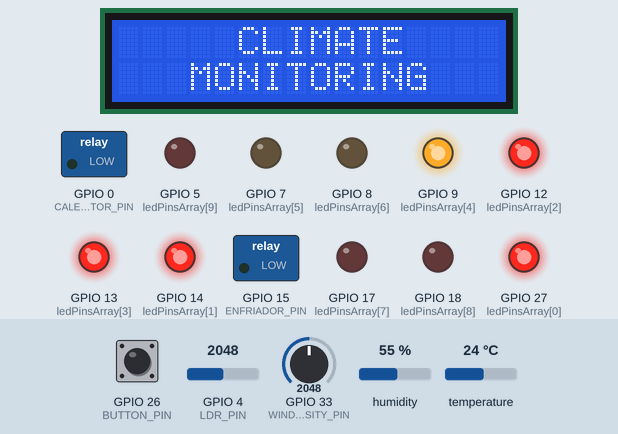
A sketch run on a simulated ESP32. Parts: 16×2 character LCD, switched loads named in the sketch (green lamp = pin HIGH), output pins drawn as LEDs (lit = HIGH). The test bench sets the inputs (shaded band); at power-on: GPIO 26 (BUTTON_PIN) HIGH, GPIO 4 (LDR_PIN) = 2048, GPIO 33 (WIND_INTENSITY_PIN) = 2048, humidity 55 %, temperature 24 °C. What the sketch prints to the serial monitor is not drawn.

Above: at 1.2 s.
1.3 s: GPIO 26 (BUTTON_PIN) pulled LOW for 0.15 s
At 1.6 s:
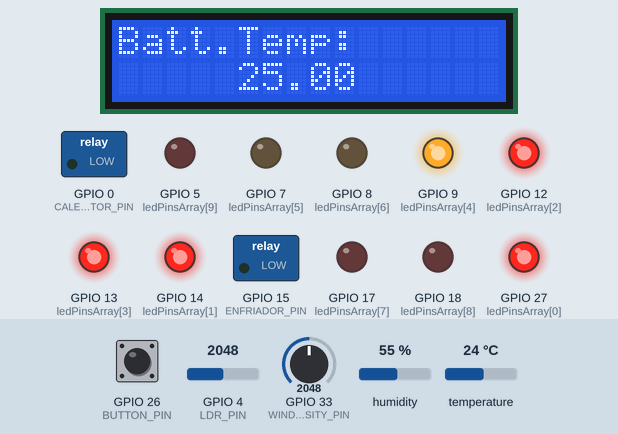
2.9 s: GPIO 26 (BUTTON_PIN) pulled LOW for 1 s
At 4.3 s:
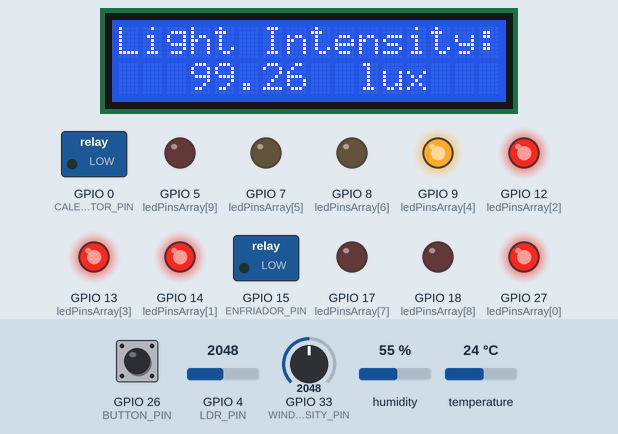
5.4 s: GPIO 26 (BUTTON_PIN) pulled LOW for 0.15 s
At 6.6 s:
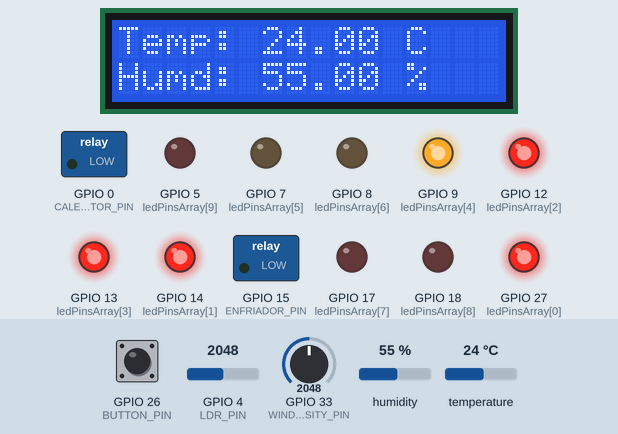
7.0 s: GPIO 26 (BUTTON_PIN) pulled LOW for 3.2 s
At 7.3 s:
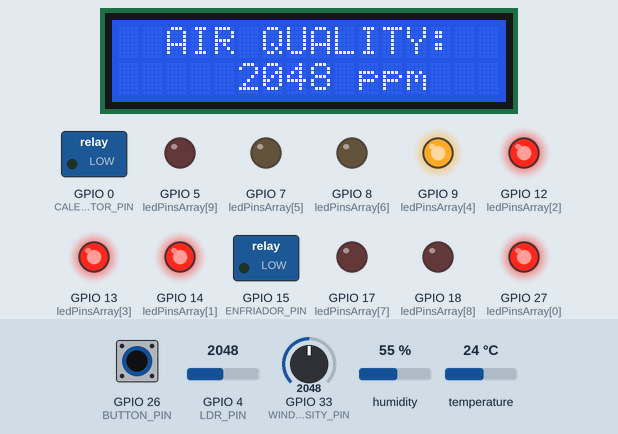
11.7 s: GPIO 26 (BUTTON_PIN) pulled LOW for 0.15 s
At 12.9 s:
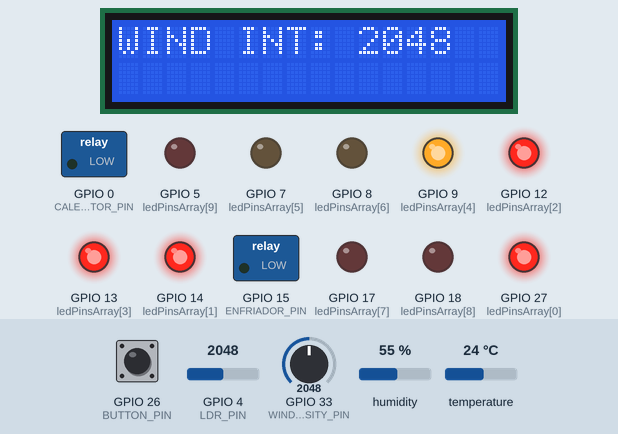
13.3 s: GPIO 26 (BUTTON_PIN) pulled LOW for 1 s
At 14.3 s:
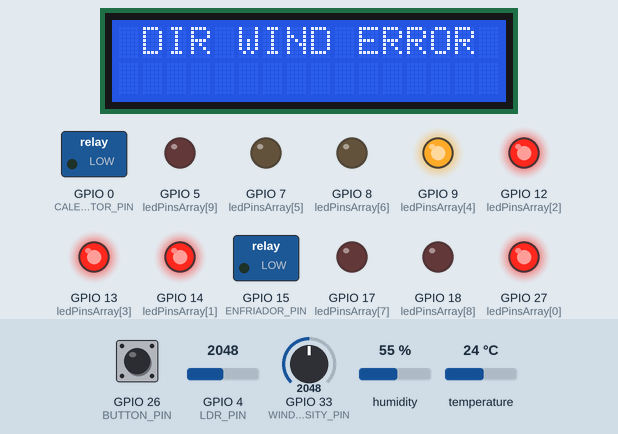
Timing chart, 0 to 16.3 s (numbered marks = the images above; inputs shaded):
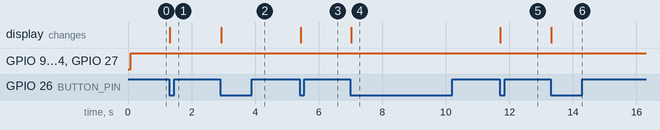

Measured:
- after the input at 1.3 s, the display: changes at once (image 1)
- after the input at 2.9 s, the display: changes at once (image 2)
- after the input at 5.4 s, the display: changes at once (image 3)
- after the input at 7.0 s, the display: changes at once (image 4)
- after the input at 11.7 s, the display: changes at once (image 5)
- after the input at 13.3 s, the display: changes at once (image 6)

The sketch:

Actividad_2.ino
```cpp
#include <Wire.h>
#include <LiquidCrystal_I2C.h>
#include "DHT.h"


#include <Adafruit_MPU6050.h>
#include <Adafruit_Sensor.h>


#define OPTION_NTC          0
#define OPTION_LDR          1
#define OPTION_DHT22        2
#define OPTION_GAS          3
#define OPTION_WIND_INT     4
#define OPTION_WIND_DIR     5
#define OPTION_ACCELGYRO    6


#define DHTPIN              21      // Pin digital conectado al DHT22
#define DHTTYPE DHT22               // Tipo de sensor DHT22
#define SDA_PIN             23      // PIN datos bus I2C
#define SCL_PIN             22      // PIN reloj bus I2C
#define TEMP_PIN            2       // PIN lectura analógica de temperatura
#define LDR_PIN             4       // PIN lectura analógica de intensidad de iluminación
#define CALEFACTOR_PIN      0
#define ENFRIADOR_PIN       15
#define GAS_PIN             34
#define VERT_PIN            35
#define HOR_PIN             32
#define WIND_INTENSITY_PIN  33
#define BUTTON_PIN          26


const float BETA = 3950;              // Beta del NTC
const float SERIES_RESISTOR = 10000;  // Resistencia fija de 10KΩ en el divisor

// Button
const int timeThreshold = 200;
const int intPin = 2;
volatile int ISRCounter = -1;
int counter = 0;
long startTime = 0;

// Caracteristicas LDR
const float GAMMA = 0.7;
const float RL10 = 50;

DHT dht(DHTPIN, DHTTYPE);
LiquidCrystal_I2C lcd(0x27, 16, 2);   //Inicialización del objeto lcd

int selection = -1;
int analogValueNTC = 0;
float celsius = 0.0;
int analogValueLDR = 0;
float voltage = 0;
float resistance = 0;
float lux = 0;
float humedad = 0;
float temperatura = 0;
int analogValueGAS = 0;
int analogValueWIND = 0;
int analogValueVERT = 0;
int analogValueHOR = 0;
int ledBright = 0;

const int ledCount = 10;    // the number of LEDs in the bar graph
int ledPinsArray[] = {
  27, 14, 12, 13, 9, 7, 8, 17, 18, 5
};   // an array of pin numbers to which LEDs are attached

Adafruit_MPU6050 mpu;
sensors_event_t event;

void setup()
{
  pinMode(CALEFACTOR_PIN, OUTPUT);      // Declaración de pin en modo salida
  pinMode(ENFRIADOR_PIN, OUTPUT);       // Declaración de pin en modo salida
  Wire.begin(SDA_PIN, SCL_PIN);         // Configura pines I2C
  Serial.begin(115200);                 // Configura comunicación serie
  dht.begin();                          // Inicia sensor DHT22
  lcd.begin(16,2);                      // Metodo de inicialización del lcd
  lcd.backlight();                      // Inicio de backligt del lcd
  lcd.setCursor(5, 0);                  // Posicionamiento del cursor en la posición (0,0)
  lcd.print("CLIMATE");                 // Muestra de mensaje
  lcd.setCursor(3, 1);                  // Posicionamiento del cursor en la posición (0,1)
  lcd.print("MONITORING");              // Muestra de mensaje
  digitalWrite(CALEFACTOR_PIN, LOW);    // Inicialización de calefactor en modo OFF
  digitalWrite(ENFRIADOR_PIN, LOW);     // Inicialización de calefactor en modo OFF
  pinMode(BUTTON_PIN, INPUT_PULLUP);
  attachInterrupt(digitalPinToInterrupt(BUTTON_PIN), debounceCount, FALLING);

  // loop over the pin array and set them all to output:
  for (int iLed = 0; iLed < ledCount; iLed++)
  {
    pinMode(ledPinsArray[iLed], OUTPUT);
  }

  while (!mpu.begin()) {
    Serial.println("MPU6050 not connected!");
    delay(1000);
  }
  Serial.println("MPU6050 ready!");
}

void loop()
{

  luxMonitoring();


  if (counter != ISRCounter)
  {
    counter = ISRCounter;
    selection = counter%7;

    switch(selection)
    {
      case OPTION_NTC:
        Serial.println("OPTION_NTC");
        batteryTempMonitoring();
      break;
      case OPTION_LDR:
        Serial.println("OPTION_LDR");
        ldrMonitoring();

      break;
      case OPTION_DHT22:
        Serial.println("OPTION_DHT22");
        dht22Monitoring();
      break;

      case OPTION_GAS:
        Serial.println("OPTION_GAS");
        AirQualityMonitoring();
      break;

      case OPTION_WIND_INT:
        Serial.println("OPTION_WIND_INT");
        windIntensityMonitoring();
      break;

      case OPTION_WIND_DIR:
        Serial.println("OPTION_WIND_DIR");
        dirMonitoring();
      break;
      case OPTION_ACCELGYRO:
        Serial.println("OPTION_ACELEROMETER");
        accelGyroSensoring();
      default:
      Serial.println(selection);
      Serial.println("DEFAULT");
    }
  }
}

void debounceCount()
{
  if (millis() - startTime > timeThreshold)
  {
    ISRCounter++;
    startTime = millis();
  }
}

void luxMonitoring()
{
  analogValueLDR = analogRead(LDR_PIN);
  ledBright = map(analogValueLDR,0,4096,0,ledCount);  //Mapea la salida de 12 bit del ADC entre 0 y ledCount
  // Recorre el array de leds
  for (int iLed = 0; iLed < ledCount; iLed++)
  {

    if (iLed < ledBright) {
      digitalWrite(ledPinsArray[iLed], HIGH);
    }
    // Apaga todos los ledsmenores del valor que indica ledBright
    else {
      digitalWrite(ledPinsArray[iLed], LOW);
    }
  }
}

void batteryTempMonitoring()
{
  analogValueNTC = analogRead(TEMP_PIN);              // Lectura analógica del valor de la NTC
  celsius = 1 / (log(1 / (4096. / analogValueNTC - 1)) / BETA + 1.0 / 298.15) - 273.15; // Procesado de la señal para mostrar Grados Celsius

  //Mostrar en el LCD la información de temperatura de la bateria
  lcd.clear();
  lcd.setCursor(0, 0);
  lcd.print("Batt.Temp:");
  lcd.setCursor(5, 1);
  lcd.print(celsius);

  // Gestión del uso del calefactor mediante el algoritmo de 3 posiciones sin histeresis pero con zona muerta
  if(celsius <= 23)
  {
    digitalWrite(CALEFACTOR_PIN, HIGH);
    digitalWrite(ENFRIADOR_PIN, LOW);
    Serial.println("HEATING...");
  }
  else if(celsius > 23 && celsius < 27)
  {
    digitalWrite(CALEFACTOR_PIN, LOW);
    digitalWrite(ENFRIADOR_PIN, LOW);
    Serial.println("IDLE");
  }
  else if(celsius >= 27)
  {
    digitalWrite(CALEFACTOR_PIN, LOW);
    digitalWrite(ENFRIADOR_PIN, HIGH);
    Serial.println("COOLING...");
  }
}

void ldrMonitoring()
{
  analogValueLDR = analogRead(LDR_PIN);                                  // Lectura analógica del valor del sensor LDR
  // Procesado de la medida del LDR
  voltage = analogValueLDR * 3.3 / 4095.0;                                // Pasar cuentas a voltios
  resistance = 2000.0 * voltage / (3.3 - voltage);                        // Con resistencia de 2K
  lux = pow(RL10 * 1e3 * pow(10, GAMMA) / resistance, (1.0 / GAMMA))/10;  // Cálculo de lux (para LDR común)

  //Mostrar en el LCD la información de la iluminación
  lcd.clear();
  lcd.setCursor(0, 0);
  lcd.print("Light Intensity:");
  lcd.setCursor(3, 1);
  lcd.print(lux);
  lcd.setCursor(10, 1);
  lcd.print("lux");
}

void dht22Monitoring()
{
  humedad = dht.readHumidity();
  temperatura = dht.readTemperature(); // Celsius

  //Mostrar en el LCD la información de temperatura y humedad exterior
  lcd.clear();
  lcd.setCursor(0, 0);
  lcd.print("Temp: ");
  lcd.setCursor(6, 0);
  lcd.print(temperatura);
  lcd.setCursor(11, 0);
  lcd.print(" C");

  lcd.setCursor(0, 1);
  lcd.print("Humd:");
  lcd.setCursor(6, 1);
  lcd.print(humedad);
  lcd.setCursor(12, 1);
  lcd.print("%");
}

void AirQualityMonitoring()
{
  analogValueGAS = analogRead(GAS_PIN);   // Lectura analógica del valor del sensor de calidad de aire
  //Mostrar en el LCD la información de calidad de aire
  lcd.clear();
  lcd.setCursor(2, 0);
  lcd.print("AIR QUALITY:");
  lcd.setCursor(5, 1);
  lcd.print(analogValueGAS);
  lcd.setCursor(10, 1);
  lcd.print("ppm");
}

void windIntensityMonitoring()
{
  analogValueWIND = analogRead(WIND_INTENSITY_PIN);   // Lectura analógica del valor de la simulación de intensidad de viento
  //Mostrar en el LCD la información de intensidad del viento
  lcd.clear();
  if(analogValueWIND == 0)
  {
    lcd.setCursor(4,0);
    lcd.print("NO WIND");
  }
  else
  {
    lcd.setCursor(0, 0);
    lcd.print("WIND INT: ");
    lcd.setCursor(10, 0);
    lcd.print(analogValueWIND);
  }

}

void dirMonitoring()
{
  analogValueWIND = analogRead(WIND_INTENSITY_PIN);   // Lectura analógica del valor de la simulación de intensidad de viento
  analogValueVERT = analogRead(VERT_PIN);             // Lectura analógica del valor ed componente vertical dir. viento
  analogValueHOR = analogRead(HOR_PIN);               // Lectura analógica del valor ed componente horizontal dir. viento

  lcd.clear();

  if(analogValueWIND != 0)
  {
    lcd.setCursor(1, 0);
    // Analisis de las componentes de la dirección del viento para mostrar usando puntos cardinales
    if(analogValueVERT == 2048 && analogValueHOR == 2048)
    {
      lcd.print("DIR WIND ERROR");
    }
    else if(analogValueVERT == 2048 && analogValueHOR <= 2048)
    {
      lcd.print("DIR. EAST");
    }
    else if(analogValueVERT == 2048 && analogValueHOR >= 2048)
    {
      lcd.print("DIR. WEST");
    }
    else if(analogValueVERT <= 2048 && analogValueHOR == 2048)
    {
      lcd.print("DIR. SOUTH");
    }
    else if(analogValueVERT >= 2048 && analogValueHOR == 2048)
    {
      lcd.print("DIR. NORTH");
    }
    else if(analogValueVERT >= 2048 && analogValueHOR <= 2408)
    {
      lcd.print("DIR. NORTHEAST");
    }
    else if(analogValueVERT >= 2048 && analogValueHOR >= 2048)
    {
      lcd.print("DIR. NORTHWEST");
    }
    else if(analogValueVERT <= 2408 && analogValueHOR >= 2048)
    {
      lcd.print("DIR. SOUTHWEST");
    }
    else if(analogValueVERT <= 2408 && analogValueHOR <= 2408)
    {
      lcd.print("DIR. SOUTHEAST");
    }
  }
  else
  {
    lcd.setCursor(2, 0);
    lcd.print("NO WIND DIR");
  }

}

void accelGyroSensoring()
{
  mpu.getAccelerometerSensor()->getEvent(&event);

  lcd.clear();
  lcd.setCursor(0, 0);
  lcd.print("X: ");
  lcd.setCursor(3, 0);
  lcd.print(event.acceleration.x);
  lcd.setCursor(9, 0);
  lcd.print("Y: ");
  lcd.setCursor(12, 0);
  lcd.print(event.acceleration.y);
  lcd.setCursor(0, 1);
  lcd.print("Z: ");
  lcd.setCursor(3, 1);
  lcd.print(event.acceleration.z);
  lcd.setCursor(7, 1);
  lcd.print("m/s^2");

  Serial.print("[");
  Serial.print(millis());
  Serial.print("] X: ");
  Serial.print(event.acceleration.x);
  Serial.print(", Y: ");
  Serial.print(event.acceleration.y);
  Serial.print(", Z: ");
  Serial.print(event.acceleration.z);
  Serial.println(" m/s^2");
}
```
